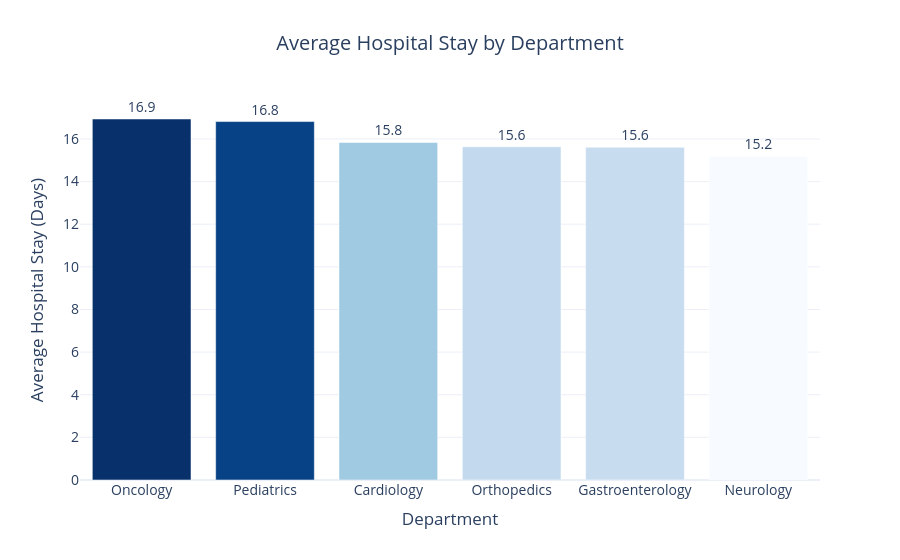

Notebook cell for this chart:
### Markdown cell above
### Question 3: How does hospital stay duration vary across departments?

### Code cell
dept_stay = (
    hospital_df
    .groupby("Department", as_index=False)["Hospital Stay (Days)"]
    .mean()
    .sort_values(by="Hospital Stay (Days)", ascending=False)
)

fig = px.bar(
    dept_stay,
    x="Department",
    y="Hospital Stay (Days)",
    color="Hospital Stay (Days)",
    color_continuous_scale="Blues",
    text_auto=".1f",
    title="Average Hospital Stay by Department"
)

fig.update_layout(
    template="plotly_white",
    xaxis_title="Department",
    yaxis_title="Average Hospital Stay (Days)",
    coloraxis_showscale=False,
    title_x=0.5,
    font=dict(size=14)
)

fig.update_traces(textposition="outside")

fig.show()

### Figure 1 — Plotly figure (JSON) as saved in the notebook; plotly's stock layout.template omitted (floating-point values rounded to 4 significant figures)
{"data": [{"hovertemplate": "Department=%{x}<br>Hospital Stay (Days)=%{marker.color}<extra></extra>", "legendgroup": "", "marker": {"color": [16.94, 16.82, 15.83, 15.63, 15.61, 15.18], "coloraxis": "coloraxis", "pattern": {"shape": ""}}, "name": "", "orientation": "v", "showlegend": false, "textposition": "outside", "texttemplate": "%{y:.1f}", "type": "bar", "x": ["Oncology", "Pediatrics", "Cardiology", "Orthopedics", "Gastroenterology", "Neurology"], "xaxis": "x", "y": [16.94, 16.82, 15.83, 15.63, 15.61, 15.18], "yaxis": "y"}], "layout": {"barmode": "relative", "coloraxis": {"colorbar": {"title": {"text": "Hospital Stay (Days)"}}, "colorscale": [[0, "rgb(247,251,255)"], [0.125, "rgb(222,235,247)"], [0.25, "rgb(198,219,239)"], [0.375, "rgb(158,202,225)"], [0.5, "rgb(107,174,214)"], [0.625, "rgb(66,146,198)"], [0.75, "rgb(33,113,181)"], [0.875, "rgb(8,81,156)"], [1, "rgb(8,48,107)"]], "showscale": false}, "font": {"size": 14}, "legend": {"tracegroupgap": 0}, "title": {"text": "Average Hospital Stay by Department", "x": 0.5}, "xaxis": {"anchor": "y", "domain": [0, 1], "title": {"text": "Department"}}, "yaxis": {"anchor": "x", "domain": [0, 1], "title": {"text": "Average Hospital Stay (Days)"}}}}
